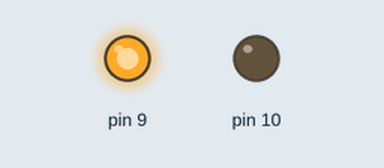
Recording of a sketch running on a simulated Arduino Uno, built with avr-gcc and run on an emulated ATmega328P. Parts: output pins drawn as LEDs (lit = HIGH).

Above: at 0.1 s.
Timing chart, 0 to 1.6 s (numbered marks = the images above):
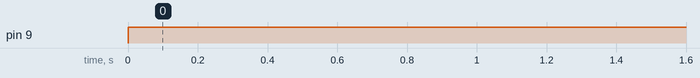

The sketch:

pwm_test.ino
```cpp
void setup() {
  // put your setup code here, to run once:

}

void loop() {
  // put your main code here, to run repeatedly:
  analogWrite(9, 255);
  analogWrite(10, 0);
}
```

Measured:
- by itself, pin 9: LOW → HIGH at 0.00 s
